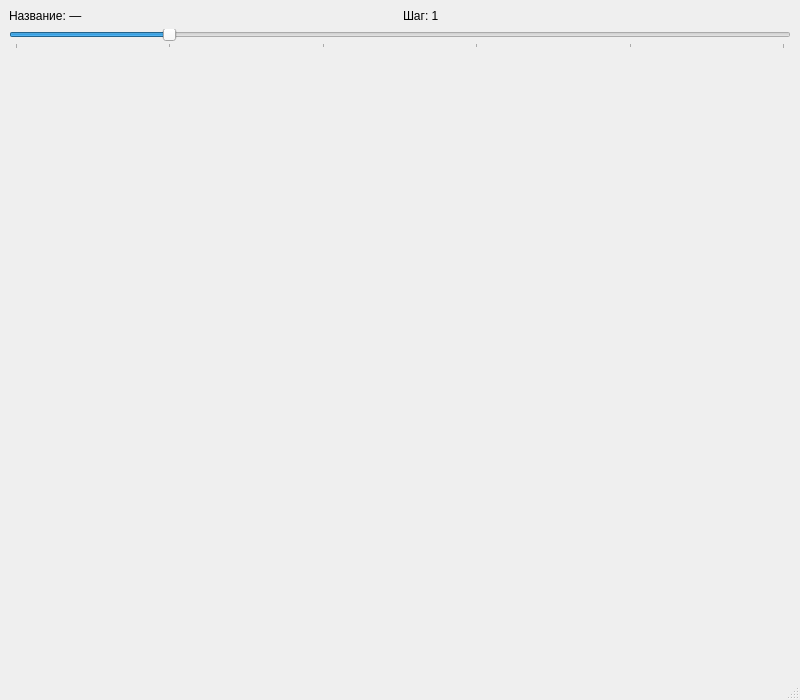
<?xml version="1.0" encoding="UTF-8"?>
<ui version="4.0">
 <class>MainWindow</class>
 <widget class="QMainWindow" name="MainWindow">
  <property name="geometry">
   <rect>
    <x>0</x>
    <y>0</y>
    <width>800</width>
    <height>700</height>
   </rect>
  </property>
  <property name="windowTitle">
   <string>L-система</string>
  </property>
  <widget class="QWidget" name="centralwidget">
   <layout class="QVBoxLayout" name="verticalLayout">
    <item>
     <layout class="QHBoxLayout" name="horizontalLayout">
      <item>
       <widget class="QLabel" name="labelTitle">
        <property name="text">
         <string>Название: —</string>
        </property>
       </widget>
      </item>
      <item>
       <widget class="QLabel" name="labelStep">
        <property name="text">
         <string>Шаг: 1</string>
        </property>
       </widget>
      </item>
     </layout>
    </item>
    <item>
     <widget class="QSlider" name="sliderStep">
      <property name="minimum">
       <number>0</number>
      </property>
      <property name="maximum">
       <number>5</number>
      </property>
      <property name="value">
       <number>1</number>
      </property>
      <property name="orientation">
       <enum>Qt::Horizontal</enum>
      </property>
      <property name="tickPosition">
       <enum>QSlider::TicksBelow</enum>
      </property>
      <property name="tickInterval">
       <number>1</number>
      </property>
     </widget>
    </item>
    <item>
     <widget class="QWidget" name="canvasWidget" native="true">
      <property name="sizePolicy">
       <sizepolicy hsizetype="Expanding" vsizetype="Expanding">
        <horstretch>0</horstretch>
        <verstretch>0</verstretch>
       </sizepolicy>
      </property>
     </widget>
    </item>
   </layout>
  </widget>
  <widget class="QMenuBar" name="menubar"/>
  <widget class="QStatusBar" name="statusbar"/>
 </widget>
 <resources/>
 <connections/>
</ui>
